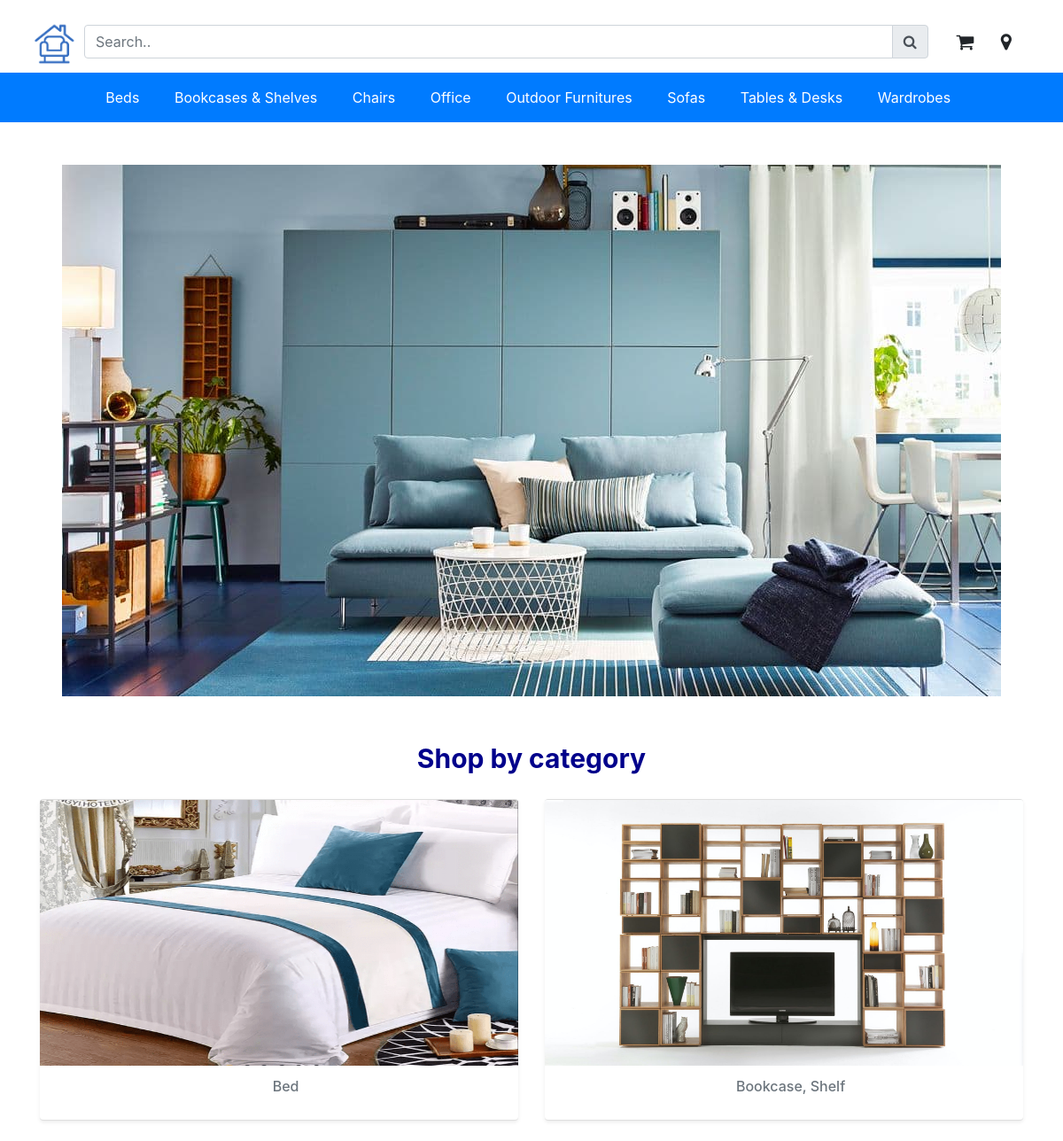
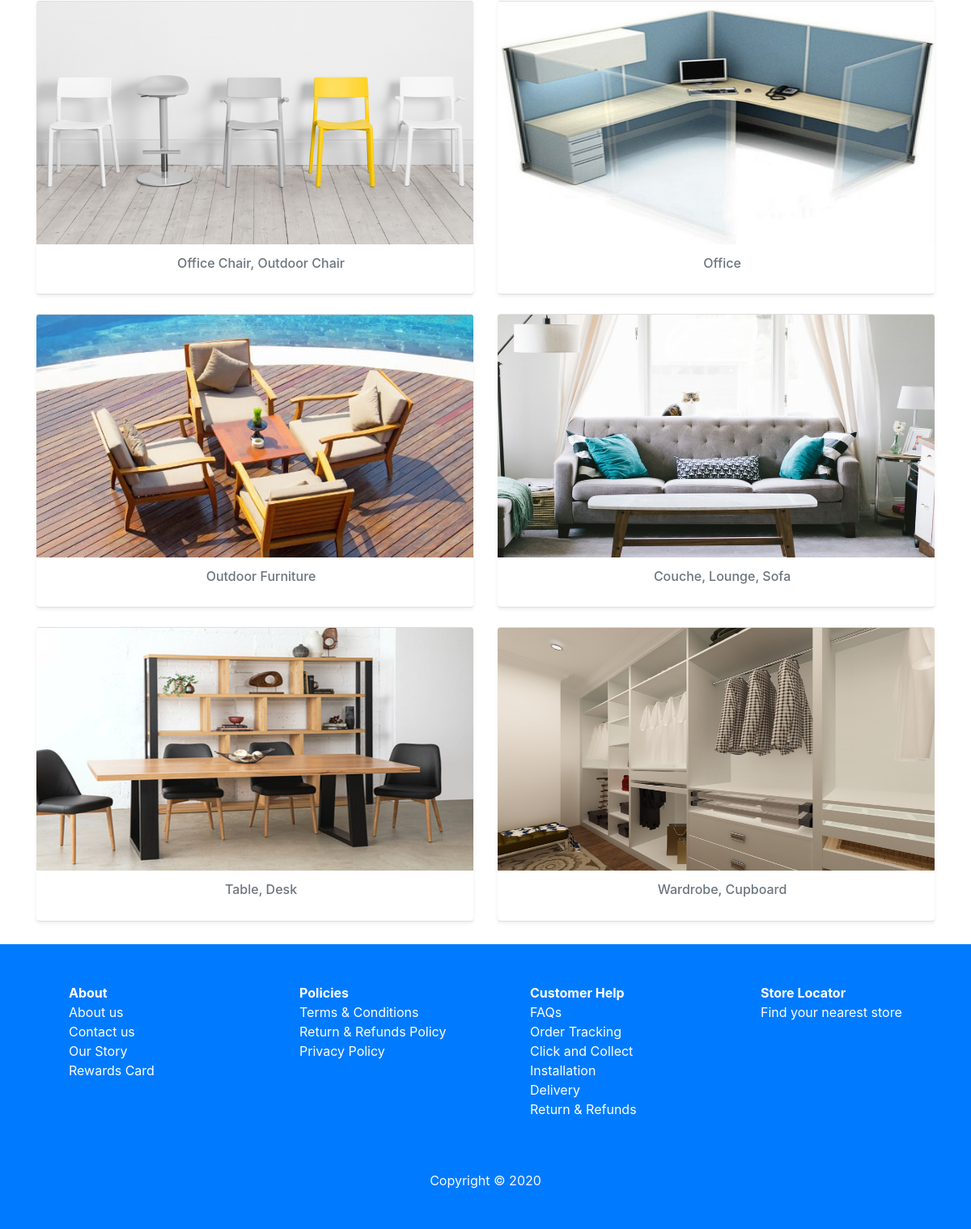
The page / on the database its author committed (2 pictures, top to bottom).
### furnitures/models.py (models this page shows, shortened)
class Category(db.Model):
    __tablename__ = 'categories'
    id = db.Column(db.Integer, primary_key=True)
    name = db.Column(db.String(64), unique=True)
    description = db.Column(db.String(500), nullable=False)
    image = db.Column(db.String(60), nullable=False)
    products = db.relationship('Product', backref='Category', cascade="all, delete-orphan")

### furnitures/views.py (the view)
@bp.route('/')
def index():
    categories = Category.query.order_by(Category.name).all()
    return render_template('home.html', categories = categories)

### furnitures/templates/home.html (shortened to what this page needs)
{% extends 'base.html' %}
{% block main %}
    <section>
        <div class="container ">
            <div class="landing mt-5 mb-5">
            </div>
            <div class="text-center">
                <div class="top-product-heading">Shop by category</div>
            </div>
            <div class="row py-1 mt-2">
                {% for category in categories%}
                <div class="col-md-6 product" onclick="location.href='{{ url_for('main.category', categoryid=category.id) }}';" style="cursor: pointer">
                        <article class="card mb-4 shadow-sm" >
                            <img class="card-img-top category-img" src="{{url_for('static', filename='images/'+ category.image)}}" class="d-block w-100" alt="Card Image">
                            <div class="card-body text-center">
                                <h6 class="card-subtitle mb-2 text-muted">{{ category.description }}</h6>
                            </div>
                        </article>
                </div>
                {% endfor %}
            </div>
        </div>
    </section>
{% endblock %}

### furnitures/templates/base.html (shortened to what this page needs)
<!DOCTYPE html>
<html lang="en">
<head>
    <link rel="stylesheet" href="https://stackpath.bootstrapcdn.com/bootstrap/4.4.1/css/bootstrap.min.css"
>
    <link rel="stylesheet" href="https://cdnjs.cloudflare.com/ajax/libs/font-awesome/4.7.0/css/font-awesome.min.css">
    <link rel="stylesheet" type="text/css" href="{{url_for('static', filename='css/style.css')}}">
    <link rel="stylesheet" type="text/css" href="{{url_for('static', filename='css/product.css')}}">
    <link rel="stylesheet" type="text/css" href="{{url_for('static', filename='css/checkout.css')}}">
</head>
<body>
    <div class="full-header-container">
        <header>
            <div class="container header-container mt-3 py-2">
                <div class="logo">
                    <a href="/"><img src="{{url_for('static', filename='images/logo.png')}}" alt="Furniture"></a>
                </div>
                <div class="search-form" >
                    <form class="my-1" action="{{url_for('main.search')}}">
                        <div class="input-group mb-3">
                            <input type="search" class="form-control" placeholder="Search.." aria-label="Search" name="search">
                            <div class="input-group-append">
                                <button class="btn input-group-text" type="submit"><i class="fa fa-search"></i></button>
                            </div>
                        </div>
                    </form>
                </div>
                <div class="header-btn-group">
                    <a href="{{ url_for('main.cart') }}" class="btn"><i class="fa fa-shopping-cart fa-lg"></i></a>
                    <button class="btn">
                        <i class="fa fa-map-marker fa-lg" aria-hidden="true"></i>
                    </button>
                </div>
            </div>
        </header>
        <nav class="navbar navbar-expand-lg navbar-dark flex-column flex-md-row bg-primary">
            <div class="collapse navbar-collapse customized-navbar" id="navbarToggler">
                <ul class="nav nav-pills nav-fill customized-nav">
                    {% for category in categories%}
                    <li class="nav-item">
                        <a href="{{ url_for('main.category', categoryid=category.id) }}" class="nav-link" href="#">{{category.name}}<span class="sr-only">(current)</span></a>
                    </li>
                    {% endfor %}
                </ul>
            </div>
        </nav>
    </div>
    <div class="container-fluid">
        <main role="main">
            {% block main %}
            {% endblock %}
        </main>
    </div>
    <footer class="footer-collapse bg-primary py-5">
        <div class="container">
            <div class="row">
                <div class="col-md-3 col-sm-6">
                    <ul class="menu-footer col-f-w">
                        <li class="font-weight-bold">
                            <a href="#">About</a>
                        </li>
                        <li>
                            <a href="#">About us</a>
                        </li>
                        <li>
                            <a href="#">Contact us</a>
                        </li>
                        <li>
                            <a href="#">Our Story</a>
                        </li>
                        <li>
                            <a href="#">Rewards Card</a>
                        </li>
                    </ul>
                </div>
                <div class="col-md-3 col-sm-6">
                    <ul class="menu-footer col-f-w">
                        <li class="font-weight-bold">
                            <a href="#">Policies</a>
                        </li>
                        <li>
                            <a href="#">Terms & Conditions</a>
                        </li>
                        <li>
                            <a href="#">Return & Refunds Policy</a>
                        </li>
                        <li>
                            <a href="#">Privacy Policy</a>
                        </li>
                    </ul>
                </div>
                <div class="col-md-3 col-sm-6">
                    <ul class="menu-footer col-f-w">
                        <li class="font-weight-bold">
                            <a href="#">Customer Help</a>
                        </li>
                        <li>
                            <a href="#">FAQs</a>
                        </li>
                        <li>
                            <a href="#">Order Tracking</a>
                        </li>
                        <li>
                            <a href="#">Click and Collect</a>
                        </li>
                        <li>
                            <a href="#">Installation</a>
                        </li>
                        <li>
                            <a href="#">Delivery</a>
                        </li>
                        <li>
                            <a href="#">Return & Refunds</a>
                        </li>
                    </ul>
                </div>
                <div class="col-md-3 col-sm-6">
                        <ul class="menu-footer col-f-w">
                            <li class="font-weight-bold">
                                <a href="#">Store Locator</a>
                            </li>
                            <li>
                                <a href="#">Find your nearest store</a>
                            </li>
                        </ul>
                    </div>
            </div>
            <div class="text-light text-center mt-5">Copyright &copy; 2020</div>
        </div>
    </footer>
</body>
</html>

### furnitures/static/css/style.css (style rules this page uses)
.full-header-container { background-color: #fff; position: sticky; z-index: 1030; top:0; right: 0; left: 0; }
.header-container { display: flex; }
.search-form { flex: 1; height: 40px; }
.logo { margin-left: -0.2cm; margin-right: 0.2cm; }
.logo img { height: 50px; width: auto; max-width: 100%; }
.header-btn-group { margin-left: 0.5cm; margin-top: 0.1cm; }
.customized-navbar { justify-content: center; }
.customized-nav .nav-item { margin-right: 0.2cm; }
.customized-nav >li >a { color: #fff; }
.landing { background-image: url(../images/home.jpg); background-repeat: no-repeat; background-position: center; min-height: 600px; }
.menu-footer { list-style: none; }
.menu-footer > li >a { color:#fff; }
.category-img { width: 100%; max-height: 300px; }

### furnitures/static/css/product.css (style rules this page uses)
.category, .product { cursor: pointer; }
.card-body { margin-left: 0.4cm; }
.card { border-left: none; border-right: none; }
.summary-title, .cart-title, .order-title, .top-product-heading { color: #00008B; font-size: 30px; font-weight: bold; margin-bottom: 0.5cm; margin-top: 0.5cm }

### rows shown on the page
Category: name "Beds", image (picture), description "Bed"
Category: name "Bookcases & Shelves", image (picture), description "Bookcase, Shelf"
Category: name "Chairs", image (picture), description "Office Chair, Outdoor Chair"
Category: name "Office", image (picture), description "Office"
Category: name "Outdoor Furnitures", image (picture), description "Outdoor Furniture"
Category: name "Sofas", image (picture), description "Couche, Lounge, Sofa"
Category: name "Tables & Desks", image (picture), description "Table, Desk"
Category: name "Wardrobes", image (picture), description "Wardrobe, Cupboard"
